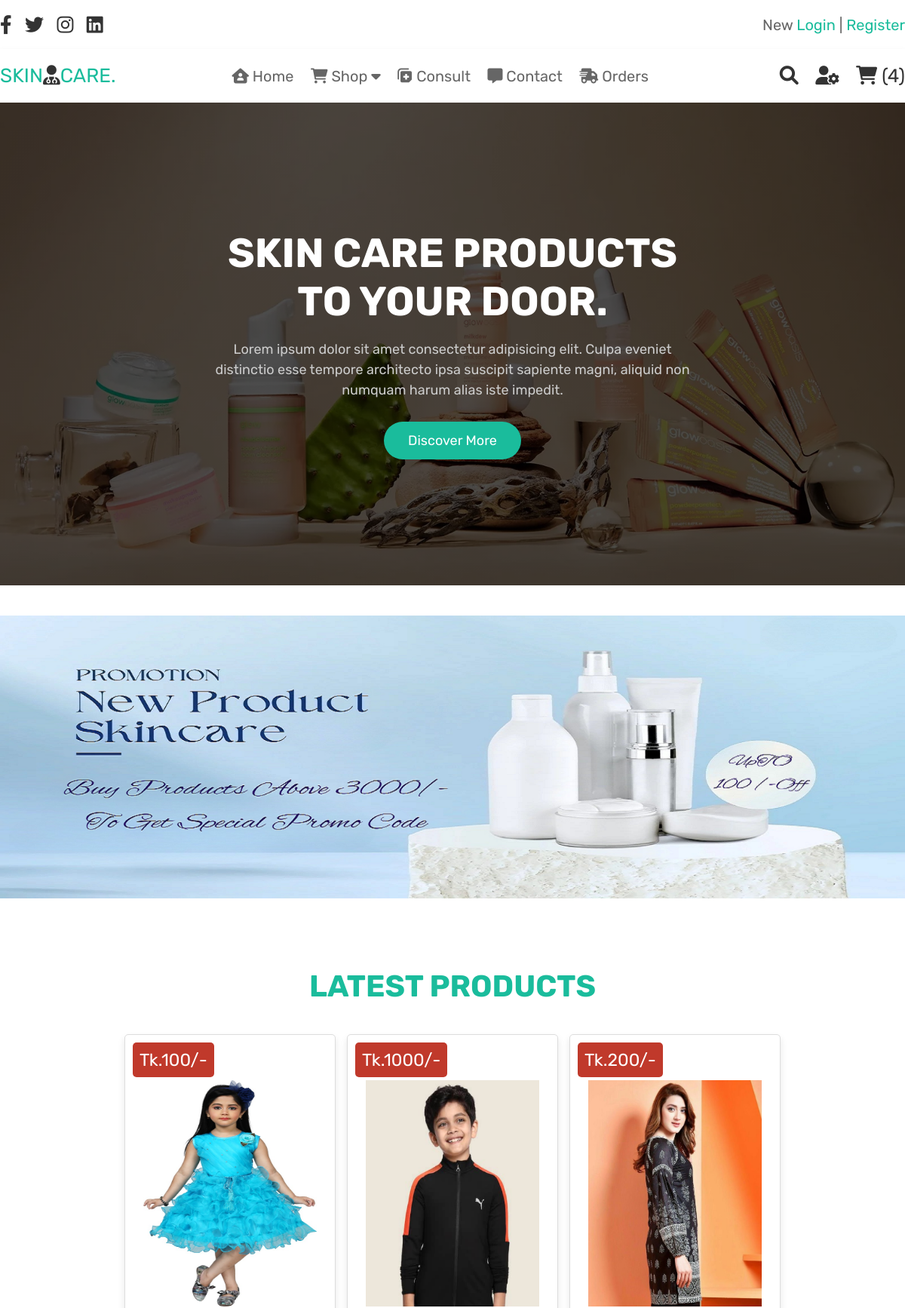
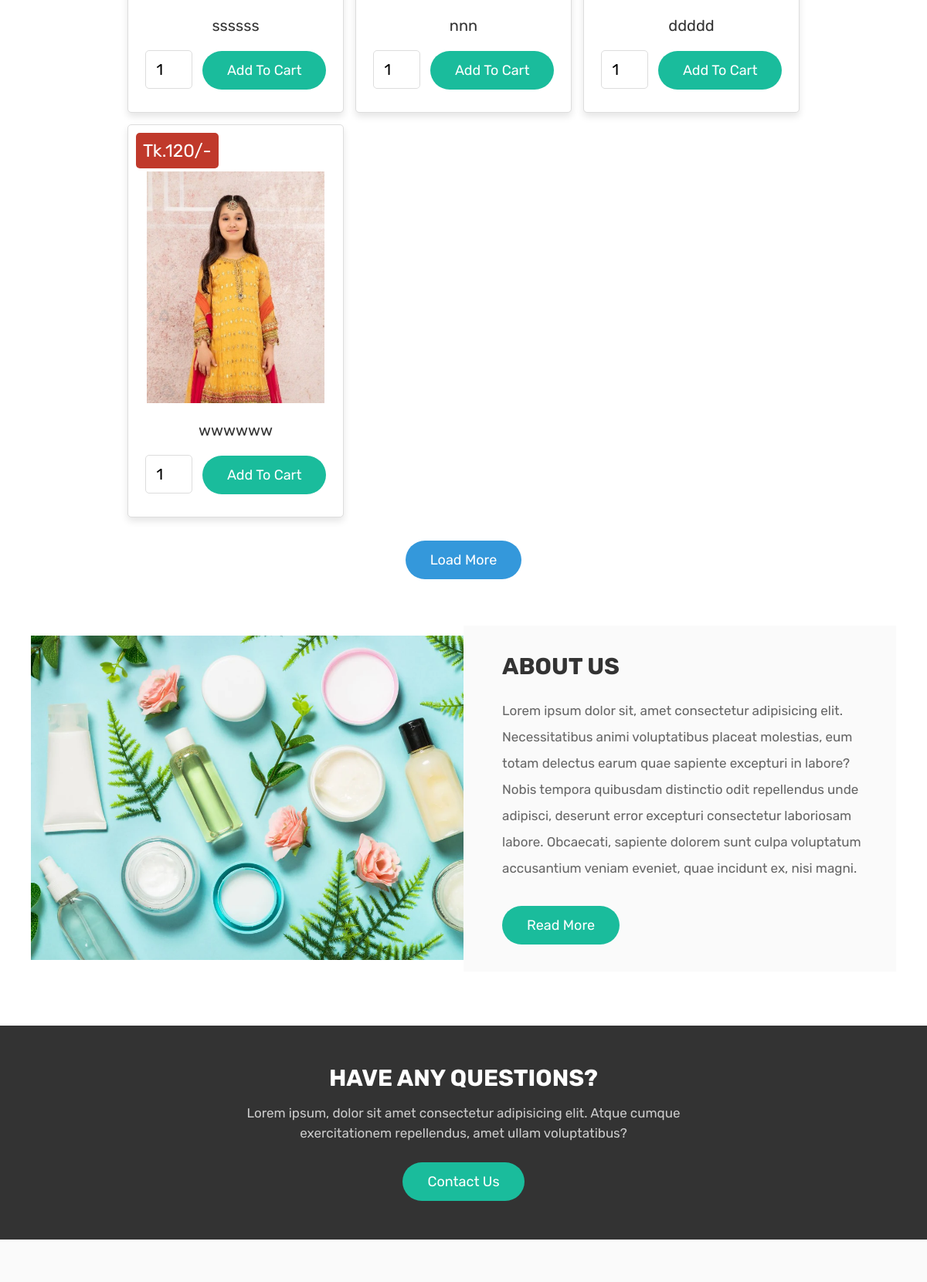
Screenshot of /home.php (signed in, upper part) with the database file from the repository (2 pictures, top to bottom).
### tables this page shows
CREATE TABLE `products` (
  `id` int(50) NOT NULL,
  `name` varchar(100) NOT NULL,
  `price` int(100) NOT NULL,
  `image` varchar(100) NOT NULL,
  `category` varchar(100) NOT NULL
);

### home.php (the view, shortened to what this page needs)
<?php
include 'config.php';
?>
<!DOCTYPE html>
<html lang="en">
<head>
   <link rel="stylesheet" href="https://cdnjs.cloudflare.com/ajax/libs/font-awesome/6.0.0/css/all.min.css">
   <link rel="stylesheet" href="css/style.css">
</head>
<body>
<?php include 'header.php'; ?>
<section class="home">
   <div class="content">
      <h3>Skin Care Products to your door.</h3>
      <p>Lorem ipsum dolor sit amet consectetur adipisicing elit. Culpa eveniet distinctio esse tempore architecto ipsa suscipit sapiente magni, aliquid non numquam harum alias iste impedit.</p>
      <a href="about.php" class="white-btn">discover more</a>
   </div>
</section>
<div class="banner-section">
   <img src="./images/banner.png" alt="">
</div>
<section class="products">
   <h1 class="title">latest products</h1>
   <div class="box-container">
      <?php
         $select_products = mysqli_query($conn, "SELECT * FROM `products` LIMIT 6") or die('query failed');
         if(mysqli_num_rows($select_products) > 0){
            while($fetch_products = mysqli_fetch_assoc($select_products)){
      ?>
     <form action="" method="post" class="box">
      <img class="image" src="uploaded_img/<?php echo $fetch_products['image']; ?>" alt="">
      <div class="name"><?php echo $fetch_products['name']; ?></div>
      <div class="price">Tk.<?php echo $fetch_products['price']; ?>/-</div>
      <input type="number" min="1" name="product_quantity" value="1" class="qty">
      <input type="submit" value="add to cart" name="add_to_cart" class="btn">
     </form>
      <?php
         }
      }else{
         echo '<p class="empty">no products added yet!</p>';
      }
      ?>
   </div>
   <div class="load-more" style="margin-top: 2rem; text-align:center">
      <a href="shop.php" class="option-btn">load more</a>
   </div>
</section>
<section class="about">
   <div class="flex">
      <div class="image">
         <img src="images/about-img.jpg" alt="">
      </div>
      <div class="content">
         <h3>about us</h3>
         <p>Lorem ipsum dolor sit, amet consectetur adipisicing elit. Necessitatibus animi voluptatibus placeat molestias, eum totam delectus earum quae sapiente excepturi in labore? Nobis tempora quibusdam distinctio odit repellendus unde adipisci, deserunt error excepturi consectetur laboriosam labore. Obcaecati, sapiente dolorem sunt culpa voluptatum accusantium veniam eveniet, quae incidunt ex, nisi magni.</p>
         <a href="about.php" class="btn">read more</a>
      </div>
   </div>
</section>
<section class="home-contact">
   <div class="content">
      <h3>have any questions?</h3>
      <p>Lorem ipsum, dolor sit amet consectetur adipisicing elit. Atque cumque exercitationem repellendus, amet ullam voluptatibus?</p>
      <a href="contact.php" class="white-btn">contact us</a>
   </div>
</section>
<?php include 'footer.php'; ?>
</body>
</html>

### css/style.css (style rules this page uses)
:root { --green-sea:#1abc9c; --red:#c0392b; --blue:#3498db; --black:#333; --white:#fff; --light-color:#666; --light-white:#ccc; --light-bg:#fafafa; --border:.1rem solid #ddd; --box-shadow:0 .5rem 1rem rgba(0,0,0,.1); }
* { font-family: 'Rubik', sans-serif; margin:0; padding:0; box-sizing: border-box; outline: none; border:none; text-decoration: none; transition:all .2s linear; }
html { font-size: 62.5%; overflow-x: hidden; }
section { padding:3rem 2rem; }
.title { text-align: center; margin-bottom: 2rem; text-transform: uppercase; color:var(--black); font-size: 4rem; }
.btn, .option-btn, .delete-btn, .white-btn { display: inline-block; margin-top: 1rem; padding:1.4rem 3.2rem; cursor: pointer; color:var(--white); font-size: 1.8rem; border-radius: 2.5rem; text-transform: capitalize; }
.white-btn, .btn { background-color: var(--green-sea); }
.option-btn { background-color: var(--blue); }
.home { height: 80vh; background:linear-gradient(rgba(0,0,0,.7), rgba(0,0,0,.7)), url(../images/home-bg.jpg) no-repeat; background-size: cover; background-position: center; display: flex; align-items: center; justify-content: center; }
.home .content { text-align: center; width: 65rem; }
.home .content h3 { font-size: 5.4rem; color:var(--white); text-transform: uppercase; }
.home .content p { font-size:1.8rem; color:var(--light-white); padding:1.8rem 0; line-height: 1.5; }
.products .box-container { max-width: 1200px; margin:0 auto; display: grid; grid-template-columns: repeat(auto-fit, 28rem); align-items: flex-start; gap:1.5rem; justify-content: center; }
.products .box-container .box { border-radius: .5rem; background-color: var(--white); box-shadow: var(--box-shadow); padding:2rem; text-align: center; border:var(--border); position: relative; overflow: hidden; }
.products .box-container .box .image { margin-top: 40px; height: 30rem; width: 23rem; }
.products .box-container .box .name { padding:1rem 0; font-size: 2rem; color:var(--black); margin-top: 10px; }
.products .box-container .box .qty { width: 26%; padding:1.2rem 1.4rem; border-radius: .5rem; border:var(--border); margin:1rem 0; margin-right: 10px; font-size: 2rem; }
.products .box-container .box .price { position: absolute; top:1rem; left:1rem; border-radius: .5rem; padding:.9rem; font-size: 2.3rem; color:var(--white); background-color: var(--red); }
.about .flex { max-width: 1200px; margin:0 auto; display: flex; align-items: center; flex-wrap: wrap; padding: 0 2rem; padding-bottom: 40px; }
.about .flex .image { flex:1 1 30rem; }
.about .flex .image img { width: 100%; }
.about .flex .content { flex:1 1 30rem; padding: 3.5rem 3rem 3.5rem 5rem; background-color: var(--light-bg); }
.about .flex .content h3 { font-size: 3rem; color:var(--black); text-transform: uppercase; }
.about .flex .content p { padding:2.2rem 0; line-height: 2; font-size: 1.7rem; color:var(--light-color); }
.home-contact { background-color: var(--black); padding-top: 50px; padding-bottom: 50px; }
.home-contact .content { max-width: 60rem; text-align: center; margin:0 auto; }
.home-contact .content h3 { font-size: 3rem; text-transform: uppercase; color:var(--white); }
.home-contact .content p { padding:1.5rem 0; line-height: 1.5; color:var(--light-white); font-size: 1.7rem; }
.banner-section { max-width: 1200px; margin: 40px auto; }
.banner-section img { max-width: 100%; }
.products .title, .shopping-cart h1 { padding: 20px 0; color: var(--green-sea); }

### rows the page displays
products: image (picture), name "ssssss", price "100"
products: image (picture), name "nnn", price "1000"
products: image (picture), name "ddddd", price "200"
products: image (picture), name "wwwwww", price "120"

### other values shown
$cart_rows_number "4"
